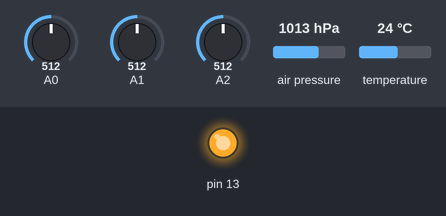
The sketch below on a simulated Arduino Uno, built with avr-gcc and run on an emulated ATmega328P. Shown: output pins drawn as LEDs (lit = HIGH). The test bench sets the inputs (shaded band); at power-on: A0 = 512, A1 = 512, A2 = 512, air pressure 1013 hPa, temperature 24 °C.

Above: at 0.11 s.
At 7.6 s:
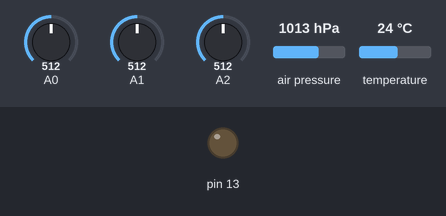
Timing chart, 0 to 19.5 s (numbered marks = the images above):
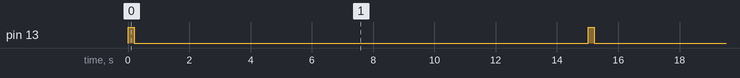

The sketch:

sketch_nov21b.ino
```cpp
#include <Wire.h>
#include <Adafruit_BMP085.h>

#include <SoftwareSerial.h>
#include <XBee.h>

Adafruit_BMP085 bmp085;

SoftwareSerial softserial(2, 3);

XBee xbee = XBee();
XBeeAddress64 addr64 = XBeeAddress64(0, 0);

uint8_t payload[243];

long address = 545; // fixme: read from eeprom
long batt_mv, panel_mv;
long bmp085_temp_decic;
long bmp085_press_pa;
long apogee_mv, apogee_w_m2;

void setup()
{
    softserial.begin(9600);
    xbee.begin(softserial);
    bmp085.begin();
}

void loop()
{
    String s = "{";
    s += "\"address\": ";
    s += String(address);
    s += ", \"uptime_ms\": ";
    s += String(millis());
    s += ", \"bmp085_temp_decic\": ";
    bmp085_temp_decic = bmp085.readTemperature()*10;
    s += String(bmp085_temp_decic);
    s += ", \"bmp085_press_pa\": ";
    bmp085_press_pa = bmp085.readPressure();
    s += String(bmp085_press_pa);
    s += ", \"batt_mv\": ";
    batt_mv = analogRead(0)*5000.0/1023;
    s += String(batt_mv);
    s += ", \"panel_mv\": ";
    panel_mv = 2*analogRead(1)*5000.0/1023;
    s += String(panel_mv);
    s += ", \"apogee_mv\": ";
    apogee_mv = (1/15.24)*analogRead(2)*5000.0/1023;
    s += String(apogee_mv);
    s += ", \"apogee_w_m2\": ";
    apogee_w_m2 = apogee_mv*5.0;
    s += String(apogee_w_m2);
    s += "}";

    s += "       ";		// it explodes without something here... omg wtf

    // s += "blah blah blah";

    // s += "Hath not a Jew eyes? Hath not a Jew hands, organs, dimensions, senses, affections, passions, fed with the same food, hurt with the same weapons, subject to the same diseases, healed by the same means, warmed and cooled by the same winter and summer, as a Christian is? If you prick us, do we not bleed? If you tickle us, do we not laugh? If you poison us, do we not die? And if you wrong us, shall we not revenge?"; // s misbehaves when long

    for (int i = 0; i < sizeof(payload); i++)
	payload[i] = i % 10 + '0';
    // payload[i] = '\0';

    int len;
    for (int i = 0; i < sizeof(payload) && s[i] != '\0'; len = ++i) // yikes
	payload[i] = s[i];

    analogWrite(13, 255);
    ZBTxRequest zbTx = ZBTxRequest(addr64, payload, len);
    xbee.send(zbTx);
    analogWrite(13, 0);
    delay(14800);
}
```

Measured:
- by itself, pin 13: alternates HIGH for 0.20 s and LOW for 14.8 s
